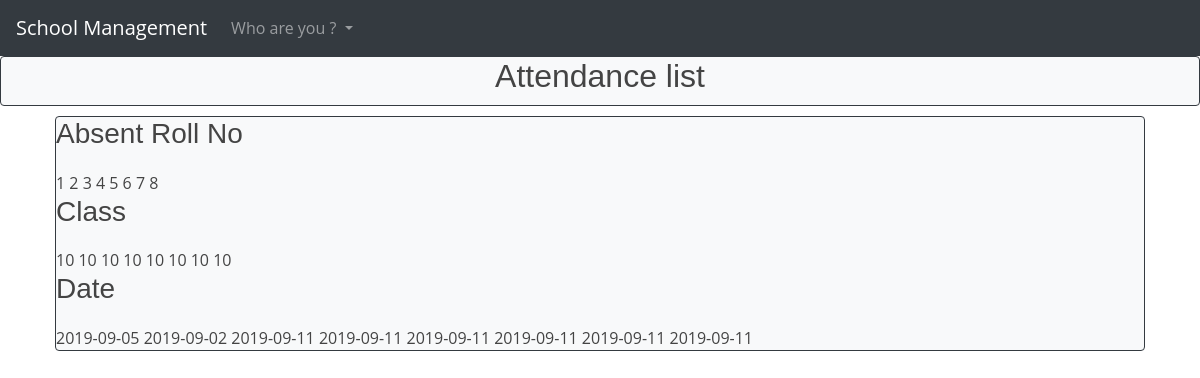
Page /display_attendance/ on the committed database.
### sms/models.py (models this page shows, shortened)
class ClassTeacher(models.Model):
	teacher_id = models.ForeignKey(Teacher, on_delete=models.CASCADE)
	class_name = models.CharField(max_length=100, primary_key=True)
	def __str__(self):
 		return self.class_name
	def getClassStr(self):
		return str(self.class_name)

### sms/views.py (the view)
# urls.py: path('display_attendance/', views.display_attendance, name="display_attendance"),
def display_attendance(request):
	loginobj = Login.objects.all().first()
	try:
		classobj = ClassTeacher.objects.get(teacher_id = loginobj.getId())
		attendanceobj = list(Attendance.objects.filter(class_name = classobj.getClassStr()))
		roll = []
		class_name = []
		date = []
		for obj in attendanceobj:
			roll.append(obj.getRollStr())
			class_name.append(obj.getClassStr())
			date.append(obj.getDateStr())
		return render(request, 'common/display_attendance.html', {'roll':roll, 'class':class_name, 'date':date})
	except:
		messages.info(request, 'No Marks Added')
		return render(request, 'common/display_attendance.html')

### sms/models.py (called while the page is built)
	def __str__(self):
		return str(self.teacher_id)

	def getRollStr(self):
		return str(self.student_roll)

	def getClassStr(self):
		return str(self.class_name)

	def getDateStr(self):
		return str(self.date)

	def getId(self):
		return str(self.teacher_id)

### sms/templates/common/display_attendance.html (shortened to what this page needs)
{% extends 'common/base.html' %}
{% block content %}
	<div class="card text-center bg-light border-dark" style="height:50px">
		<h2>Attendance list</h2>
	</div>
	<div class="container">
		<div class="card bg-light border-dark" style="margin:10px">
			<h3>Absent Roll No</h3>
			{% for x in roll %}
				{{x}}
			{% endfor %}<br>
			<h3>Class</h3>
			{% for x in class %}
				{{x}}
			{% endfor %}<br>
			<h3>Date</h3>
			{% for x in date %}
				{{x}}
			{% endfor %}<br>
	</div>
</div>
{% endblock %}

### sms/static/common/css/style.css (style rules this page uses)
body { background: #fff; color: #444; font-family: "Open Sans", sans-serif; }
h1, h2, h3, h4, h5, h6 { font-family: "Montserrat", sans-serif; font-weight: 400; margin: 0 0 20px 0; padding: 0; }

### rows in the picture
ClassTeacher: class "10" "10" "10" "10" "10" "10" "10" "10"

### other values in the picture
{{ x }} "1" "2" "3" "4" "5" "6" "7" "8"
{{ x }} "2019-09-05" "2019-09-02" "2019-09-11" "2019-09-11" "2019-09-11" "2019-09-11" "2019-09-11" "2019-09-11"
